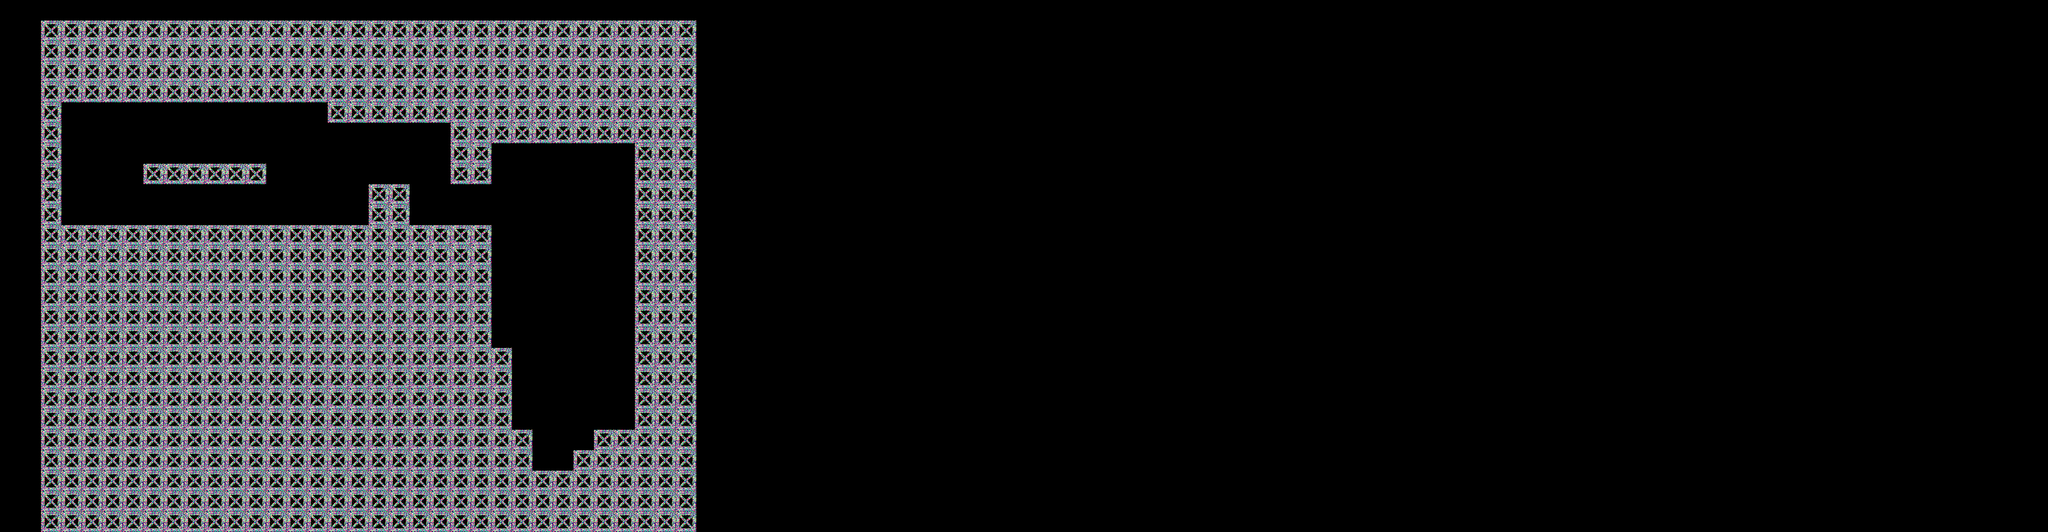

A 2D game scene composited from a Tiled map and its tileset images. What follows is a short description and the map's XML, with each tile layer's data collapsed to a summary:
An orthogonal 100x26 tile map with 32x32 px tiles, 1 tile layer (Background), 1 hidden layer not drawn, 2 tilesets and 8 objects (3x enemy, 2x enemy2, floor, player_start).

<map version="1.0" orientation="orthogonal" width="100" height="26" tilewidth="32" tileheight="32">
 <tileset firstgid="1" name="level" tilewidth="32" tileheight="32">
  <image source="level.png" width="384" height="608" />
 </tileset>
 <tileset firstgid="229" name="coin" tilewidth="32" tileheight="32">
  <image source="coin.png" width="32" height="32" />
 </tileset>
 <layer name="Foreground" width="100" height="26" visible="0">
  <properties>
   <property name="tileset" value="level" />
  </properties>
  <data>[2600 cells, 608 non-empty, 2 distinct tile ids]</data>
 </layer>
 <layer name="Background" width="100" height="26">
  <properties>
   <property name="nocollide" value="true" />
   <property name="tileset" value="level" />
  </properties>
  <data>[2600 cells, 599 non-empty, 1 distinct tile ids]</data>
 </layer>
 <objectgroup color="#ff0000" name="floor" width="100" height="26">
  <object name="floor" type="floor" x="96" y="832" width="1152" height="32" />
 </objectgroup>
 <objectgroup color="#0000ff" name="player start" width="100" height="26">
  <object name="start" type="player_start" x="832" y="672" width="32" height="32" />
 </objectgroup>
 <objectgroup color="#a40002" name="exit" width="100" height="26">
  <object x="288" y="192" width="32" height="32" />
 </objectgroup>
 <objectgroup name="enemy" width="100" height="26">
  <object name="vertEnemy" type="enemy2" x="448" y="256" width="32" height="32" />
  <object name="enemy" type="enemy" x="864" y="320" width="32" height="32" />
  <object name="enemy" type="enemy" x="864" y="608" width="32" height="32" />
  <object type="enemy2" x="160" y="192" width="32" height="32" />
  <object type="enemy" x="864" y="544" width="32" height="32" />
 </objectgroup>
</map>
